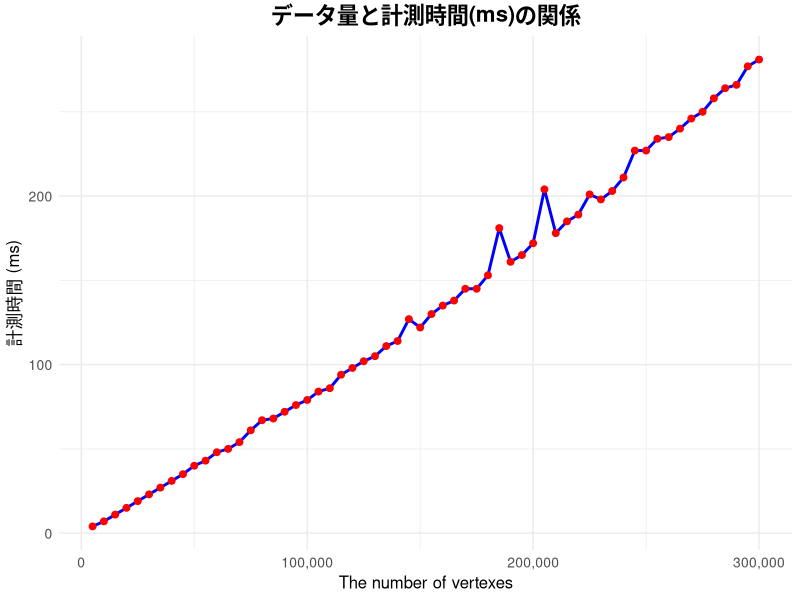

R code for this plot:
# データを準備
# 左側の数値（例えば 5000, 10000 など）がデータ量、右側の数値（例えば 4, 7 など）が計測時間(ms)と仮定します。
data_points <- data.frame(
  data_amount = c(
    5000, 10000, 15000, 20000, 25000, 30000, 35000, 40000, 45000, 50000,
    55000, 60000, 65000, 70000, 75000, 80000, 85000, 90000, 95000, 100000,
    105000, 110000, 115000, 120000, 125000, 130000, 135000, 140000, 145000, 150000,
    155000, 160000, 165000, 170000, 175000, 180000, 185000, 190000, 195000, 200000,
    205000, 210000, 215000, 220000, 225000, 230000, 235000, 240000, 245000, 250000,
    255000, 260000, 265000, 270000, 275000, 280000, 285000, 290000, 295000, 300000
  ),
  measurement_time_ms = c(
    4, 7, 11, 15, 19, 23, 27, 31, 35, 40,
    43, 48, 50, 54, 61, 67, 68, 72, 76, 79,
    84, 86, 94, 98, 102, 105, 111, 114, 127, 122,
    130, 135, 138, 145, 145, 153, 181, 161, 165, 172,
    204, 178, 185, 189, 201, 198, 203, 211, 227, 227,
    234, 235, 240, 246, 250, 258, 264, 266, 277, 281
  )
)

# ggplot2ライブラリをロード (インストールされていない場合は install.packages("ggplot2") でインストールしてください)
if (!requireNamespace("ggplot2", quietly = TRUE)) {
  install.packages("ggplot2")
}
library(ggplot2)

# PNGファイルとして出力開始
png("measurement_time_plot.png", width = 800, height = 600, res = 100) # 解像度を100dpiに設定

# グラフを作成
ggplot(data_points, aes(x = data_amount, y = measurement_time_ms)) +
  geom_line(color = "blue", size = 1) + # 線グラフ
  geom_point(color = "red", size = 2) + # 点プロット
  labs(
    title = "データ量と計測時間(ms)の関係",
    x = "The number of vertexes",
    y = "計測時間 (ms)"
  ) +
  theme_minimal() + # シンプルなテーマ
  theme(
    plot.title = element_text(hjust = 0.5, size = 16, face = "bold"),
    axis.title = element_text(size = 12),
    axis.text = element_text(size = 10)
  ) +
  scale_x_continuous(labels = scales::comma) + # x軸の数値にカンマを追加
  scale_y_continuous(labels = scales::comma)   # y軸の数値にカンマを追加

# 出力デバイスを閉じる（ファイルを保存）
dev.off()

cat("グラフが 'measurement_time_plot.png' として保存されました。\n")